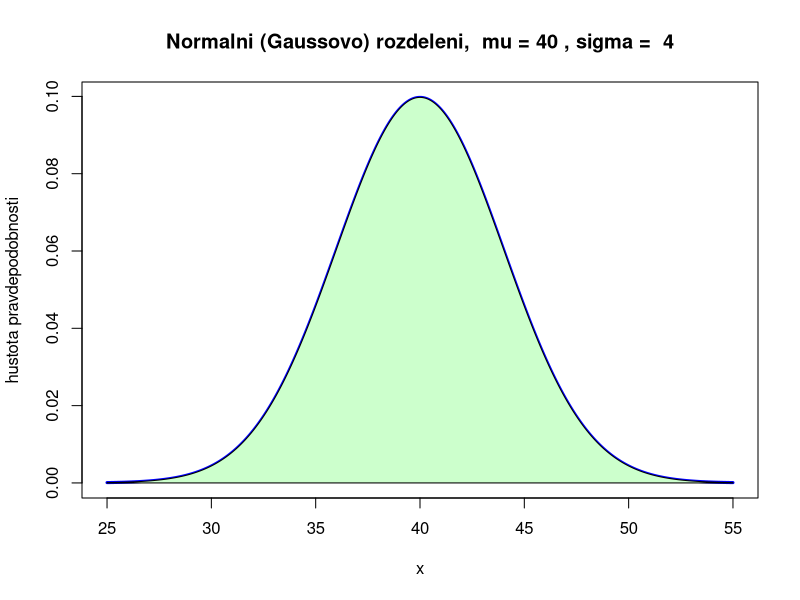
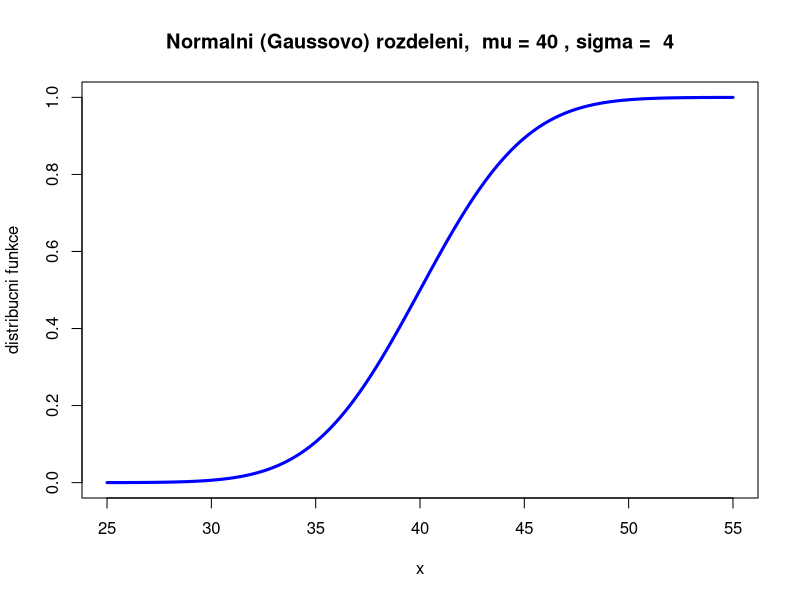
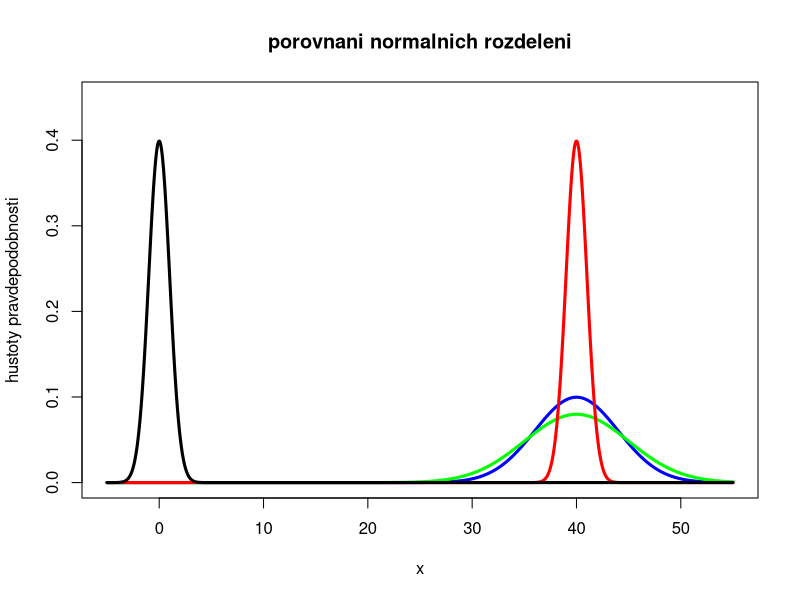
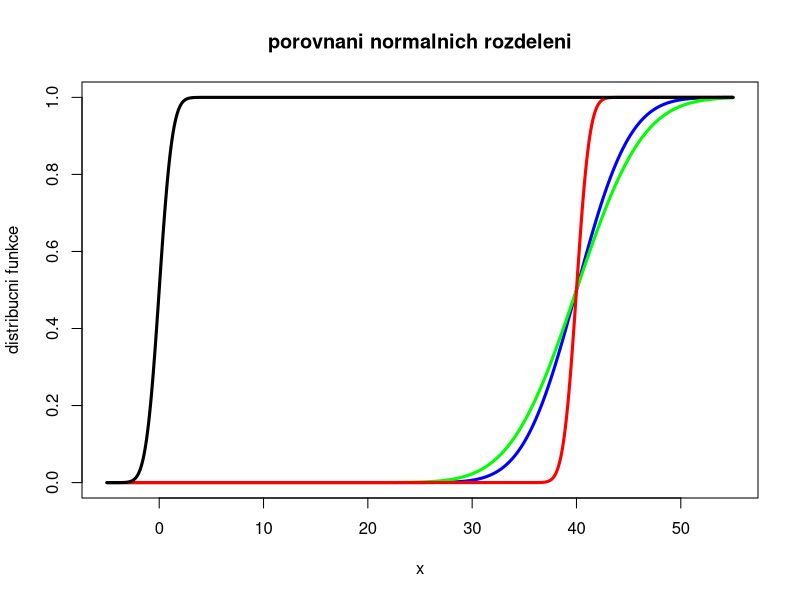

Recreate these plots in R, in order.
# Priklad 6

mu <- 40
sigma <- 4

# konce intervalu hodnot x nutno vhodne upravovat
x <- seq (25, 55, by = 0.01)
titulek <- paste ("Normalni (Gaussovo) rozdeleni, ", "mu =", mu, ", sigma = ", sigma)

# hustota pravdepodobnosti 
# POZOR! Matematicky znacime N (mu, sigma^2) 
# ale v R se zadava mu, sigma
hustota <- dnorm (x, mean = mu, sd = sigma)

#  hustotu graficky zobrazujeme jako krivku
plot (x, hustota, type = "l", col = "blue", lwd = 3, ylab = "hustota pravdepodobnosti", main = titulek)

polygon (c(min (x), x, max(x)), c(0, hustota, 0), col = "#CCFFCC")

# distribucni funkce je spojita, 
#	graficky ji zobrazujeme jako krivku
distribucni <- pnorm (x, mean = mu, sd = sigma)
plot (x, distribucni, type = "l", col = "blue", lwd = 3, ylab = "distribucni funkce", main = titulek)

#	=======================================================================

# Porovnani grafu pro nekolik hodnot parametru mu a sigma

titulek <- "porovnani normalnich rozdeleni"
x <- seq (-5, 55, by = 0.01)

hustota1 <- dnorm (x, mean = 40, sd = 4)
hustota2 <- dnorm (x, mean = 40, sd = 5)
hustota3 <- dnorm (x, mean = 40, sd = 1)
hustota4 <- dnorm (x, mean = 0, sd = 1)
# hustota4 odpovida standardizovanemu normalnimu rozdeleni pravdepodobnosti

plot (x, hustota1, type = "l", col = "blue", lwd = 3, ylab = "hustoty pravdepodobnosti", main = titulek, xlim = c (-5, 55), ylim = c (0, 0.45))
lines (x, hustota2, col = "green", lwd = 3)
lines (x, hustota3, col = "red", lwd = 3)
lines (x, hustota4, col = "black", lwd = 3)

distribucni1 <- pnorm (x, mean = 40, sd = 4)
distribucni2 <- pnorm (x, mean = 40, sd = 5)
distribucni3 <- pnorm (x, mean = 40, sd = 1)
distribucni4 <- pnorm (x, mean = 0, sd = 1)

plot (x, distribucni1, type = "l", col = "blue", lwd = 3, ylab = "distribucni funkce", main = titulek, xlim = c (-5, 55))
lines (x, distribucni2, col = "green", lwd = 3)
lines (x, distribucni3, col = "red", lwd = 3)
lines (x, distribucni4, col = "black", lwd = 3)

pnorm (50, mean = 40, sd = 4)

1-pnorm(35, mean = 40, sd = 4)

pnorm (45, mean = 40, sd = 4) -pnorm (35, mean = 40, sd = 4)

pnorm (40 + 1.96*4, mean = 40, sd = 4) -pnorm (40 - 1.96*4, mean = 40, sd = 4)
